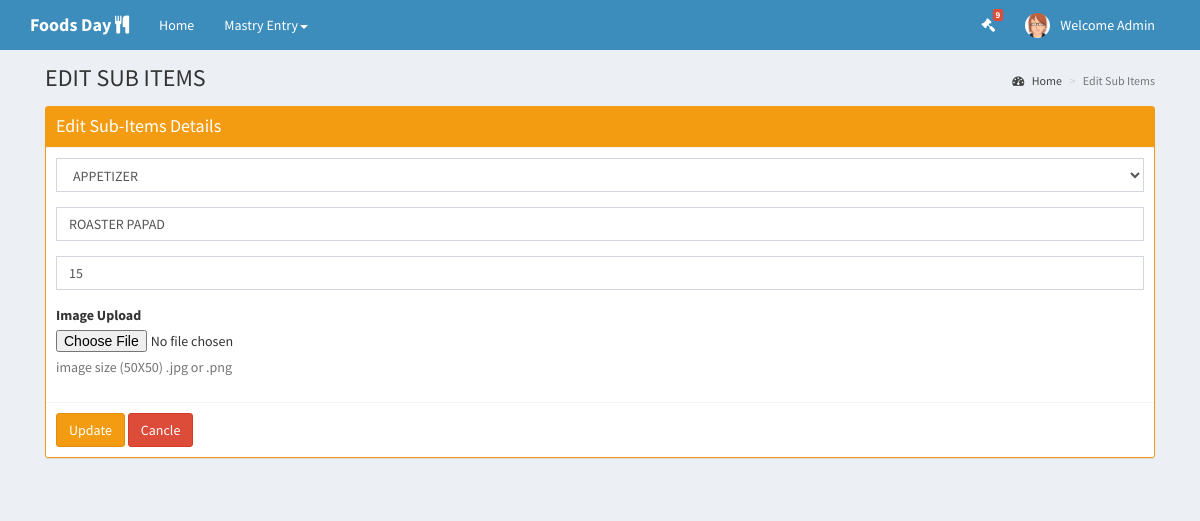
The app's page /project/royalfood/admin/editsubitem_design.php?subitemid=10 (signed in) with its own data.
### tables this page shows
CREATE TABLE IF NOT EXISTS `tbl_companydetails` (
  `company_id` int(11) NOT NULL,
  `company_name` varchar(50) NOT NULL,
  `company_address` varchar(500) NOT NULL,
  `company_email` varchar(50) NOT NULL,
  `company_mobile` varchar(50) NOT NULL,
  `company_landline` varchar(50) NOT NULL,
  `company_website` varchar(50) NOT NULL,
  `company_type` varchar(50) NOT NULL,
  `company_service` varchar(50) NOT NULL,
  `company_logo` varchar(150) NOT NULL
);

CREATE TABLE IF NOT EXISTS `tbl_adminlogindetails` (
  `userid` int(11) NOT NULL,
  `username` varchar(50) NOT NULL,
  `password` varchar(50) NOT NULL,
  `userimage` varchar(150) NOT NULL
);

CREATE TABLE IF NOT EXISTS `tbl_subitemdetails` (
  `subitemid` int(11) NOT NULL,
  `subitemname` varchar(100) NOT NULL,
  `itemprice` float NOT NULL,
  `subitemimage` varchar(150) NOT NULL,
  `subitemstatus` varchar(50) NOT NULL,
  `itemid` int(11) NOT NULL
);

CREATE TABLE IF NOT EXISTS `tbl_itemdetails` (
  `itemid` int(11) NOT NULL,
  `itemname` varchar(50) NOT NULL,
  `itemtype` varchar(50) NOT NULL,
  `itemstatus` varchar(50) NOT NULL
);

### project/royalfood/admin/editsubitem_design.php (the view, shortened to what this page needs)
<?php
require_once __DIR__ . DIRECTORY_SEPARATOR . 'dbconfig.php';
?>
<!DOCTYPE html>
<html>
  <head>
    <link href="../bootstrap/css/bootstrap.min.css" rel="stylesheet" type="text/css" />
    <link href="../font-awesome-4.4.0/css/font-awesome.min.css" rel="stylesheet" type="text/css" />
    <link href="../css/ionicons.min.css" rel="stylesheet" type="text/css" />
    <link href="../dist/css/AdminLTE.min.css" rel="stylesheet" type="text/css" />
    <link href="../dist/css/skins/_all-skins.min.css" rel="stylesheet" type="text/css" />
  </head>
  <body class="skin-blue layout-top-nav">
    <div class="wrapper">
<header class="main-header">
        <nav class="navbar navbar-static-top">
          <div class="container">
            <div class="navbar-header">
                <?php
                          $query='select * from  tbl_companydetails';
                          foreach ($conn->query($query) as $row){
                          ?>
                <a href="#" class="navbar-brand"><b><?php echo $row['company_name']; ?></b>&nbsp;<i class="fa  fa-cutlery"></i></a>
                <?php } ?>
            </div>
            <div class="collapse navbar-collapse pull-left" id="navbar-collapse">
              <ul class="nav navbar-nav">
                <li class="active"><a href="admin_dashboard.php">Home <span class="sr-only">(current)</span></a></li>
                <li class="dropdown">
                  <a href="#" class="dropdown-toggle" data-toggle="dropdown">Mastry Entry<span class="caret"></span></a>
                </li>
              </ul>
            </div>
              <div class="navbar-custom-menu">
                <ul class="nav navbar-nav">
                  <li class="dropdown tasks-menu">
                    <a href="customerorder.php">
                      <i class="fa fa-gavel"></i>
                      <span class="label label-danger">9</span></a>
                  </li>
                  <li class="dropdown user user-menu">
                      <?php
                    $query="select userimage from tbl_adminlogindetails where userid='".$_SESSION['userid']."'";
                    foreach ($conn->query($query) as $row){
                    ?>
                    <a href="#" class="dropdown-toggle" data-toggle="dropdown">
                      <img src="../userimage/<?php echo $row['userimage'] ?>" class="user-image" alt="User Image" />
                      <span class="hidden-xs">Welcome Admin</span>
                    </a>
                    <?php } ?>
                  </li>
                </ul>
              </div>
          </div>
        </nav>
      </header>
      <div class="content-wrapper">
        <div class="container">
          <section class="content-header">
          <h1>
            EDIT SUB ITEMS
          </h1>
          <ol class="breadcrumb">
            <li><a href="admin_dashboard.php"><i class="fa fa-dashboard"></i> Home</a></li>
            <li class="active">Edit Sub Items</li>
          </ol>
        </section>
         <section class="content">
            <div class="box box-warning box-solid">
                <div class="box-header with-border">
                  <h3 class="box-title">Edit Sub-Items Details</h3>
                  </div>
                 <?php
                    $query="SELECT tbl_itemdetails.itemname,tbl_itemdetails.itemtype, "
                            . "tbl_subitemdetails.subitemname,tbl_subitemdetails.itemprice, "
                            . "tbl_subitemdetails.subitemimage,tbl_subitemdetails.subitemstatus,"
                            . "tbl_subitemdetails.itemid,tbl_subitemdetails.subitemid "
                            . "FROM tbl_subitemdetails INNER JOIN tbl_itemdetails ON "
                            . "tbl_subitemdetails.itemid = tbl_itemdetails.itemid where subitemid='".$_GET['subitemid']."'";
                    foreach ($conn->query($query) as $row){
                 ?>
                  <form role="form" name="frmitem" method="post" id="frmitem" action="editsubitem_code.php" enctype="multipart/form-data">
                  <div class="box-body">
                  <div class="form-group" >
                    <select class="form-control select2" name="itemname" id="itemname">
                      <?php
                            $ires = 'select itemid,itemname from tbl_itemdetails';
                            foreach ($conn->query($ires) as $itm) {
                                ?>
                                <option <?php echo ($row['itemid'] == $itm['itemid'] ? ' selected="selected"' : ''); ?> value="<?php echo $itm['itemid']; ?>"><?php echo $itm['itemname']; ?></option>
                            <?php } ?>
                    </select>
                  </div>
                    <div class="form-group" >
                        <input type="text" class="form-control" id="subitemname" name="subitemname" placeholder="Enter Items Name" value="<?php echo $row['subitemname']; ?>">
                    </div>
                    <div class="form-group" >
                        <input type="text" class="form-control" id="itemprice" name="itemprice" placeholder="Enter Price" value="<?php echo $row['itemprice']; ?>" onKeyPress="return validate(event);">
                    </div>
                    <div class="form-group">
                      <label for="exampleInputFile">Image Upload</label>
                      <input type="file" id="uploadimage" name="uploadimage">
                      <p class="help-block">image size (50X50) .jpg or .png</p>
                    </div>
                  </div>
                  <div class="box-footer">
                      <button type="submit" class="btn btn-warning" onClick="return validateItem();">Update</button>
                      <a href="admin_addsubitems.php"  type="submit" class="btn btn-danger" >Cancle</a>
                  </div>
                </form>
                    <?php } ?>
                </div>
              </section>
              </div>
         </div>
      </div>
  </body>
</html>

### records on screen
tbl_companydetails: company_name "Foods Day"
tbl_adminlogindetails: userimage (picture)
tbl_subitemdetails: itemname "APPETIZER", subitemname "ROASTER PAPAD", itemprice "15"
